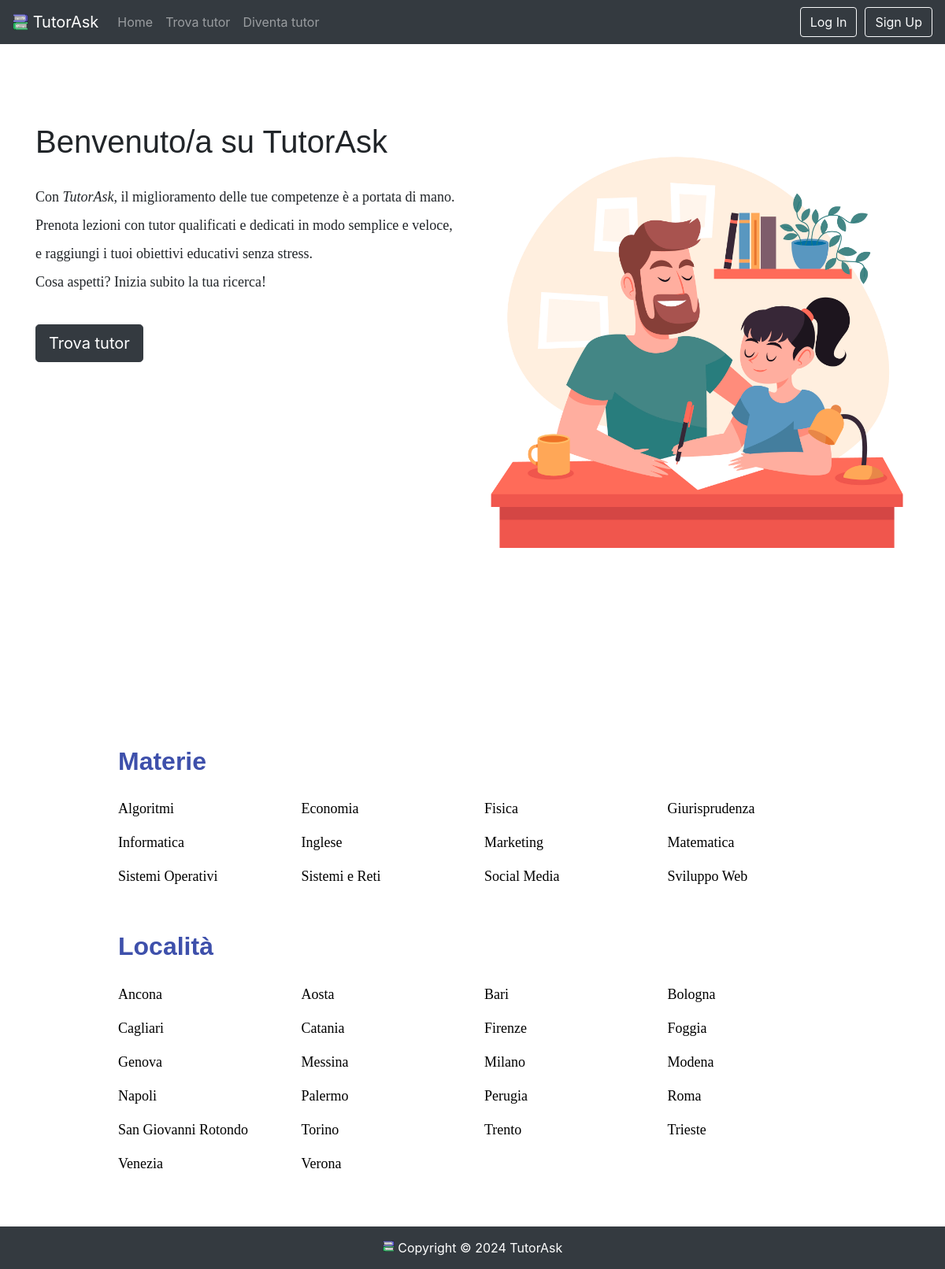
The page / on the database its author committed.
### users/models.py (models this page shows)
class Subject(models.Model):
    name = models.CharField(max_length=50)
    class Meta:
        verbose_name_plural = "Subjects"
    def __str__(self):
        return self.name

class Location(models.Model):
    name = models.CharField(max_length=50)
    class Meta:
        verbose_name_plural = "Locations"
    def __str__(self):
        return self.name

### tutorask/views.py (the view)
# urls.py: 2. Add a URL to urlpatterns:  path('', views.home, name='home')
def home(request):
    locations = Location.objects.all().order_by('name')
    subjects = Subject.objects.all().order_by('name')
    return render(request, template_name="home.html", context={"locations": locations, "subjects": subjects})

### templates/home.html (shortened to what this page needs)
{% extends "base.html" %}
{% load static %}
{% block content %}
    <div class="container container-desc mt-5 pt-5">
        <div class="row">
            <div class="col-md-6">
                <div class="description">
                    <h2 class="desc-title">Benvenuto/a su TutorAsk</h2>
                    <p class="site-description">Con <em>TutorAsk</em>, il miglioramento delle tue competenze è a portata di mano.
                        Prenota lezioni con tutor qualificati e dedicati in modo semplice e veloce,
                        e raggiungi i tuoi obiettivi educativi senza stress.<br>
                        Cosa aspetti? Inizia subito la tua ricerca!
                    </p>
                    <a class="btn btn-dark btn-lg" href="{% url 'lessons:tutor_list' %}">Trova tutor</a>
                </div>
            </div>
            <div class="col-md-6">
                <img src="{% static 'imgs/prova.jpg' %}" alt="Foto" class="photo">
            </div>
        </div>
    </div>
    <div class="list-view">
        {% if subjects %}
            <h2 class="desc-title list-title">Materie</h2>
            <div class="row list">
                {% for subject in subjects %}
                    <div class="col-md-3">
                        <p><a href="{% url 'lessons:tutor_list' %}?location=&subject={{ subject }}&max_price=" style="color: black; text-decoration: none">{{ subject }}</a></p>
                    </div>
                {% endfor %}
            </div>
        {% endif %}
        {% if locations %}
            <h2 class="desc-title list-title">Località</h2>
            <div class="row list">
                {% for location in locations %}
                    <div class="col-md-3">
                        <p><a href="{% url 'lessons:tutor_list' %}?location={{ location }}&subject=&max_price=" style="color: black; text-decoration: none">{{ location }}</a></p>
                    </div>
                {% endfor %}
            </div>
        {% endif %}
    </div>
    <div class="footer">
        <img src="{% static 'imgs/logo.png' %}" width="15" height="20" class="d-inline-block align-top" alt="">
        Copyright &copy; 2024 TutorAsk
    </div>
{% endblock %}

### static/css/home.css (style rules this page uses)
.footer { background-color: #343a40; color: #ffffff; padding: 15px; text-align: center; position: relative; bottom: 0; width: 100%; }
.photo { max-width: 100%; height: auto; outline: none; border: none; box-shadow: none; display: block; }
.desc-title { font-family: sans-serif; font-optical-sizing: auto; font-size: 2.5rem; font-style: normal; }
html, body { height: 100%; margin: 0; background-color: #ffffff; }
body { padding-top: 60px; }
.container-desc { display: flex; min-height: 100vh; flex-direction: column; padding-bottom: 50px; }
.site-description { padding-bottom: 20px; padding-top: 20px; font-family: Georgia, serif; font-size: large; line-height: 2; }
.list-title { padding-bottom: 20px; padding-top: 40px; font-size: xx-large; font-weight: bold; color: #3e50ab; }
.list { font-family: Georgia, serif; font-size: large; }
.list-view { padding-bottom: 50px; padding-left: 150px; padding-right: 150px; }

### rows shown on the page
Subject: name "Algoritmi"
Subject: name "Economia"
Subject: name "Fisica"
Subject: name "Giurisprudenza"
Subject: name "Informatica"
Subject: name "Inglese"
Subject: name "Marketing"
Subject: name "Matematica"
Subject: name "Sistemi Operativi"
Subject: name "Sistemi e Reti"
Subject: name "Social Media"
Subject: name "Sviluppo Web"
Location: name "Ancona"
Location: name "Aosta"
Location: name "Bari"
Location: name "Bologna"
Location: name "Cagliari"
Location: name "Catania"
Location: name "Firenze"
Location: name "Foggia"
Location: name "Genova"
Location: name "Messina"
Location: name "Milano"
Location: name "Modena"
Location: name "Napoli"
Location: name "Palermo"
Location: name "Perugia"
Location: name "Roma"
Location: name "San Giovanni Rotondo"
Location: name "Torino"
Location: name "Trento"
Location: name "Trieste"
Location: name "Venezia"
Location: name "Verona"
